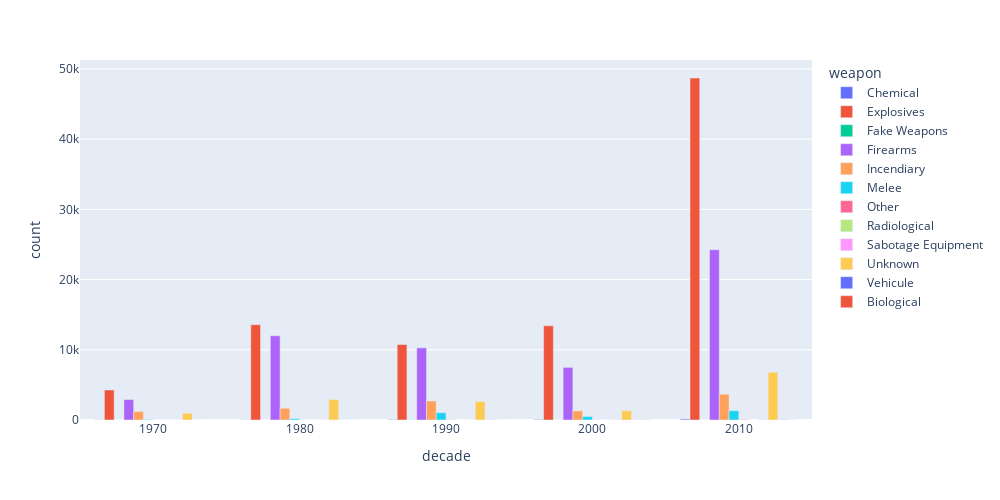

The notebook cell saved with this chart:
### Code cell
# Display a bar chart to see weapon type through decades
fig_date = px.bar(df_date, x="decade", y="count",
                    color="weapon",
                    barmode="group",
                    height=500, 
                    width=1000)
fig_date.show()

### Figure 1 — Plotly figure (JSON) as saved in the notebook; plotly's stock layout.template omitted (floating-point values rounded to 4 significant figures)
{"data": [{"alignmentgroup": "True", "hovertemplate": "weapon=Chemical<br>decade=%{x}<br>count=%{y}<extra></extra>", "legendgroup": "Chemical", "marker": {"color": "#636efa", "pattern": {"shape": ""}}, "name": "Chemical", "offsetgroup": "Chemical", "orientation": "v", "showlegend": true, "textposition": "auto", "type": "bar", "x": [1970, 1980, 1990, 2000, 2010], "xaxis": "x", "y": [26, 19, 58, 72, 133], "yaxis": "y"}, {"alignmentgroup": "True", "hovertemplate": "weapon=Explosives<br>decade=%{x}<br>count=%{y}<extra></extra>", "legendgroup": "Explosives", "marker": {"color": "#EF553B", "pattern": {"shape": ""}}, "name": "Explosives", "offsetgroup": "Explosives", "orientation": "v", "showlegend": true, "textposition": "auto", "type": "bar", "x": [1970, 1980, 1990, 2000, 2010], "xaxis": "x", "y": [4277, 13574, 10748, 13421, 48714], "yaxis": "y"}, {"alignmentgroup": "True", "hovertemplate": "weapon=Fake Weapons<br>decade=%{x}<br>count=%{y}<extra></extra>", "legendgroup": "Fake Weapons", "marker": {"color": "#00cc96", "pattern": {"shape": ""}}, "name": "Fake Weapons", "offsetgroup": "Fake Weapons", "orientation": "v", "showlegend": true, "textposition": "auto", "type": "bar", "x": [1970, 1980, 1990, 2000, 2010], "xaxis": "x", "y": [3, 2, 17, 5, 6], "yaxis": "y"}, {"alignmentgroup": "True", "hovertemplate": "weapon=Firearms<br>decade=%{x}<br>count=%{y}<extra></extra>", "legendgroup": "Firearms", "marker": {"color": "#ab63fa", "pattern": {"shape": ""}}, "name": "Firearms", "offsetgroup": "Firearms", "orientation": "v", "showlegend": true, "textposition": "auto", "type": "bar", "x": [1970, 1980, 1990, 2000, 2010], "xaxis": "x", "y": [2916, 12000, 10280, 7496, 24250], "yaxis": "y"}, {"alignmentgroup": "True", "hovertemplate": "weapon=Incendiary<br>decade=%{x}<br>count=%{y}<extra></extra>", "legendgroup": "Incendiary", "marker": {"color": "#FFA15A", "pattern": {"shape": ""}}, "name": "Incendiary", "offsetgroup": "Incendiary", "orientation": "v", "showlegend": true, "textposition": "auto", "type": "bar", "x": [1970, 1980, 1990, 2000, 2010], "xaxis": "x", "y": [1203, 1665, 2714, 1298, 3680], "yaxis": "y"}, {"alignmentgroup": "True", "hovertemplate": "weapon=Melee<br>decade=%{x}<br>count=%{y}<extra></extra>", "legendgroup": "Melee", "marker": {"color": "#19d3f3", "pattern": {"shape": ""}}, "name": "Melee", "offsetgroup": "Melee", "orientation": "v", "showlegend": true, "textposition": "auto", "type": "bar", "x": [1970, 1980, 1990, 2000, 2010], "xaxis": "x", "y": [78, 179, 1045, 500, 1316], "yaxis": "y"}, {"alignmentgroup": "True", "hovertemplate": "weapon=Other<br>decade=%{x}<br>count=%{y}<extra></extra>", "legendgroup": "Other", "marker": {"color": "#FF6692", "pattern": {"shape": ""}}, "name": "Other", "offsetgroup": "Other", "orientation": "v", "showlegend": true, "textposition": "auto", "type": "bar", "x": [1970, 1980, 1990, 2000, 2010], "xaxis": "x", "y": [4, 6, 31, 15, 52], "yaxis": "y"}, {"alignmentgroup": "True", "hovertemplate": "weapon=Radiological<br>decade=%{x}<br>count=%{y}<extra></extra>", "legendgroup": "Radiological", "marker": {"color": "#B6E880", "pattern": {"shape": ""}}, "name": "Radiological", "offsetgroup": "Radiological", "orientation": "v", "showlegend": true, "textposition": "auto", "type": "bar", "x": [1970, 1980, 2000], "xaxis": "x", "y": [2, 1, 11], "yaxis": "y"}, {"alignmentgroup": "True", "hovertemplate": "weapon=Sabotage Equipment<br>decade=%{x}<br>count=%{y}<extra></extra>", "legendgroup": "Sabotage Equipment", "marker": {"color": "#FF97FF", "pattern": {"shape": ""}}, "name": "Sabotage Equipment", "offsetgroup": "Sabotage Equipment", "orientation": "v", "showlegend": true, "textposition": "auto", "type": "bar", "x": [1970, 1980, 1990, 2000, 2010], "xaxis": "x", "y": [5, 19, 13, 39, 63], "yaxis": "y"}, {"alignmentgroup": "True", "hovertemplate": "weapon=Unknown<br>decade=%{x}<br>count=%{y}<extra></extra>", "legendgroup": "Unknown", "marker": {"color": "#FECB52", "pattern": {"shape": ""}}, "name": "Unknown", "offsetgroup": "Unknown", "orientation": "v", "showlegend": true, "textposition": "auto", "type": "bar", "x": [1970, 1980, 1990, 2000, 2010], "xaxis": "x", "y": [964, 2909, 2626, 1309, 6801], "yaxis": "y"}, {"alignmentgroup": "True", "hovertemplate": "weapon=Vehicule<br>decade=%{x}<br>count=%{y}<extra></extra>", "legendgroup": "Vehicule", "marker": {"color": "#636efa", "pattern": {"shape": ""}}, "name": "Vehicule", "offsetgroup": "Vehicule", "orientation": "v", "showlegend": true, "textposition": "auto", "type": "bar", "x": [1970, 1980, 1990, 2000, 2010], "xaxis": "x", "y": [2, 8, 18, 14, 42], "yaxis": "y"}, {"alignmentgroup": "True", "hovertemplate": "weapon=Biological<br>decade=%{x}<br>count=%{y}<extra></extra>", "legendgroup": "Biological", "marker": {"color": "#EF553B", "pattern": {"shape": ""}}, "name": "Biological", "offsetgroup": "Biological", "orientation": "v", "showlegend": true, "textposition": "auto", "type": "bar", "x": [1980, 1990, 2000, 2010], "xaxis": "x", "y": [6, 2, 22, 5], "yaxis": "y"}], "layout": {"barmode": "group", "height": 500, "legend": {"title": {"text": "weapon"}, "tracegroupgap": 0}, "margin": {"t": 60}, "width": 1000, "xaxis": {"anchor": "y", "domain": [0, 1], "title": {"text": "decade"}}, "yaxis": {"anchor": "x", "domain": [0, 1], "title": {"text": "count"}}}}
